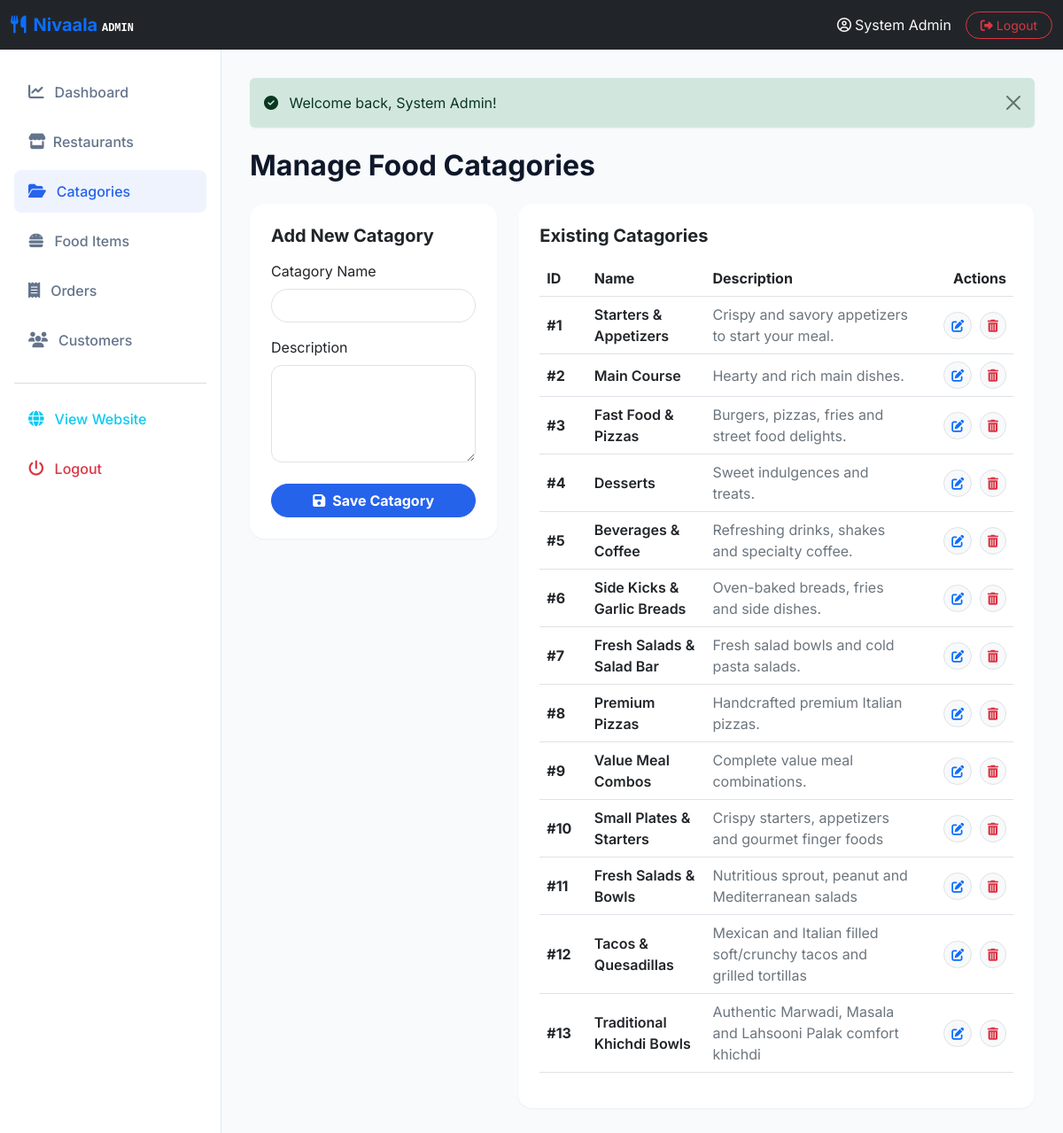
Screenshot of /admin/catagories.php (signed in) with the database file from the repository.
### tables this page shows
CREATE TABLE `catagories` (
  `id` int(11) NOT NULL AUTO_INCREMENT,
  `name` varchar(100) NOT NULL,
  `description` text DEFAULT NULL,
  `created_at` timestamp NOT NULL DEFAULT current_timestamp(),
  PRIMARY KEY (`id`)
);

### admin/catagories.php (the view, shortened to what this page needs)
<?php
include_once 'includes/header.php';
$cat_name = '';
$cat_desc = '';
$is_edit = false;
try {
    $catagories = $conn->query("SELECT * FROM catagories ORDER BY id ASC")->fetchAll();
} catch (PDOException $e) {
    die("Database error: " . $e->getMessage());
}
?>
<div class="d-flex justify-content-between align-items-center mb-4">
  <h2 class="fw-bold mb-0">Manage Food Catagories</h2>
</div>
<div class="row">
  <div class="col-lg-4 mb-4">
    <div class="card border-0 shadow-sm-custom p-4" style="border-radius: 16px;">
      <h5 class="fw-bold mb-3"><?php echo $is_edit ? 'Edit Catagory' : 'Add New Catagory'; ?></h5>
      <form action="catagories.php" method="POST">
        <div class="mb-3">
          <label for="name" class="form-label">Catagory Name</label>
          <input type="text" class="form-control rounded-pill px-3" id="name" name="name" value="<?php echo htmlspecialchars($cat_name); ?>" required>
        </div>
        <div class="mb-3">
          <label for="description" class="form-label">Description</label>
          <textarea class="form-control px-3" id="description" name="description" rows="4" style="border-radius: 12px;"><?php echo htmlspecialchars($cat_desc); ?></textarea>
        </div>
        <div class="d-grid mt-4 gap-2">
          <button type="submit" name="save_catagory" class="btn btn-primary rounded-pill py-2.5 fw-bold">
            <i class="fa-solid fa-save me-2"></i><?php echo $is_edit ? 'Update Catagory' : 'Save Catagory'; ?>
          </button>
        </div>
      </form>
    </div>
  </div>
  <div class="col-lg-8">
    <div class="card border-0 shadow-sm-custom p-4" style="border-radius: 16px;">
      <h5 class="fw-bold mb-3">Existing Catagories</h5>
      <?php if (count($catagories) > 0): ?>
        <div class="table-responsive">
          <table class="table align-middle">
            <thead class="text-secondary fw-semibold">
              <tr>
                <th scope="col" style="width: 10%;">ID</th>
                <th scope="col" style="width: 25%;">Name</th>
                <th scope="col" style="width: 45%;">Description</th>
                <th scope="col" style="width: 20%;" class="text-end">Actions</th>
              </tr>
            </thead>
            <tbody>
              <?php foreach ($catagories as $cat): ?>
                <tr>
                  <td class="fw-bold">#<?php echo $cat['id']; ?></td>
                  <td class="fw-semibold text-dark"><?php echo htmlspecialchars($cat['name']); ?></td>
                  <td class="text-secondary"><?php echo htmlspecialchars($cat['description']); ?></td>
                  <td class="text-end">
                    <a href="catagories.php?action=edit&id=<?php echo $cat['id']; ?>" class="btn btn-sm btn-light border rounded-pill px-2.5 me-1" title="Edit">
                      <i class="fa-solid fa-pen-to-square text-primary"></i>
                    </a>
                    <a href="catagories.php?action=delete&id=<?php echo $cat['id']; ?>" class="btn btn-sm btn-light border rounded-pill px-2.5 confirm-delete" data-message="Warning: Deleting this catagory will delete all food items associated with it. Do you want to proceed?" title="Delete">
                      <i class="fa-solid fa-trash-can text-danger"></i>
                    </a>
                  </td>
                </tr>
              <?php endforeach; ?>
            </tbody>
          </table>
        </div>
      <?php endif; ?>
    </div>
  </div>
</div>
<?php include_once 'includes/footer.php'; ?>

### assets/css/style.css (style rules this page uses)
:root { --bg-color: #F8FAFC; --primary-color: #2563EB; --secondary-color: #4F46E5; --ai-accent: #7C3AED; --success-color: #10B981; --text-color: #0F172A; --text-secondary: #64748B; --card-bg: #FFFFFF; --border-color: #E2E8F0; }
body { background-color: var(--bg-color); color: var(--text-color); font-family: 'Inter', -apple-system, BlinkMacSystemFont, "Segoe UI", Roboto, "Helvetica Neue", Arial, sans-serif; min-height: 100vh; display: flex; flex-direction: column; }
.btn-primary { background-color: var(--primary-color); border-color: var(--primary-color); }
.shadow-sm-custom { box-shadow: 0 1px 2px 0 rgba(0, 0, 0, 0.05); }

### rows the page displays
catagories: id "1", name "Starters & Appetizers", description "Crispy and savory appetizers to start your meal."
catagories: id "2", name "Main Course", description "Hearty and rich main dishes."
catagories: id "3", name "Fast Food & Pizzas", description "Burgers, pizzas, fries and street food delights."
catagories: id "4", name "Desserts", description "Sweet indulgences and treats."
catagories: id "5", name "Beverages & Coffee", description "Refreshing drinks, shakes and specialty coffee."
catagories: id "6", name "Side Kicks & Garlic Breads", description "Oven-baked breads, fries and side dishes."
catagories: id "7", name "Fresh Salads & Salad Bar", description "Fresh salad bowls and cold pasta salads."
catagories: id "8", name "Premium Pizzas", description "Handcrafted premium Italian pizzas."
catagories: id "9", name "Value Meal Combos", description "Complete value meal combinations."
catagories: id "10", name "Small Plates & Starters", description "Crispy starters, appetizers and gourmet finger foods"
catagories: id "11", name "Fresh Salads & Bowls", description "Nutritious sprout, peanut and Mediterranean salads"
catagories: id "12", name "Tacos & Quesadillas", description "Mexican and Italian filled soft/crunchy tacos and grilled tortillas"
catagories: id "13", name "Traditional Khichdi Bowls", description "Authentic Marwadi, Masala and Lahsooni Palak comfort khichdi"

### other values shown
$_SESSION['user_name'] "System Admin"
$_SESSION['success'] "Welcome back, System Admin!"
